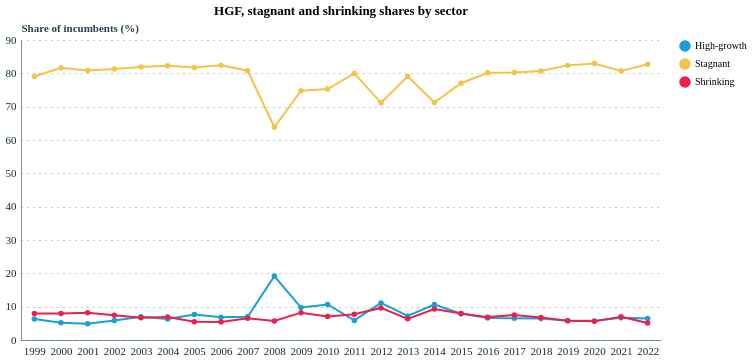

Here is the notebook cell this chart was saved with:
### Code cell
# HGF and stagnant shares over time (interactive)
sec_sel4 = alt.binding_select(options=SECTORS, name='Sector: ')
sec_par4 = alt.selection_point(fields=['category'], bind=sec_sel4, value=SECTORS[0])

gc_long = gc_s.melt(
    id_vars=['year', 'category'],
    value_vars=['hgf_sh', 'stag_sh', 'shrk_sh'],
    var_name='type', value_name='share'
)
gc_long['type'] = gc_long['type'].map({'hgf_sh': 'High-growth', 'stag_sh': 'Stagnant', 'shrk_sh': 'Shrinking'})

alt.Chart(gc_long).mark_line(point=True, strokeWidth=2).encode(
    x=alt.X('year:O', title=''),
    y=alt.Y('share:Q', title='Share of incumbents (%)'),
    color=alt.Color('type:N',
        scale=alt.Scale(domain=['High-growth', 'Stagnant', 'Shrinking'],
                        range=[pallete['nominal_1'], pallete['nominal_3'], pallete['nominal_2']]),
        legend=alt.Legend(title='')),
    tooltip=['year:O', 'type:N', alt.Tooltip('share:Q', format='.1f')]
).add_params(sec_par4).transform_filter(sec_par4
).properties(title='HGF, stagnant and shrinking shares by sector', width=640, height=300)

### Figure 1 — Vega-Lite specification as saved in the notebook (floating-point values rounded to 4 significant figures; data arrays with more than 128 entries replaced by an {"elided": "..."} marker saying what was removed)
{"config": {"font": "Circular Std", "mark": {"line": {"interpolate": "linear"}}, "view": {"stroke": "transparent", "width": 400, "height": 300}, "range": {"category": ["#179fdb", "#e6224b", "#f4c245", "#122b39", "#eb5c2e", "#36b7b4"], "diverging": ["#E6224B", "#E54753", "#C9C9C9", "#179FDB", "#122B39"], "heatmap": ["#C9C9C9", "#179FDB", "#0063AF", "#122B39"], "ordinal": ["#00A767", "#36B7B4", "#179FDB", "#0063AF", "#243B5A"]}, "axisX": {"labelColor": "#122b39", "tickColor": "#122b39", "domainColor": "#122b39", "domainOpacity": 0.5, "gridOpacity": 0, "labelFont": "Circular Std", "labelAngle": 0, "labelAlign": "center", "labelFontSize": 11, "labelPadding": 5, "tickCount": 10, "tickSize": 0, "title": ""}, "axisY": {"labelColor": "#122b39", "labelFont": "Circular Std", "tickColor": "#122b39", "domainColor": "#122b39", "gridColor": "#122b39", "gridDash": [1, 5], "gridOpacity": 0.5, "labelPadding": 5, "labelFontSize": 11, "domainOpacity": 0.5, "tickSize": 0, "title": null, "titleAlign": "left", "titleAngle": 0, "titleBaseline": "bottom", "titleColor": "#122b39", "titleOpacity": 0.9, "titleX": 0, "titleY": -7}}, "data": {"name": "data-0e263dd7f55e9a69790bffb92f41395c"}, "mark": {"type": "line", "point": true, "strokeWidth": 2}, "encoding": {"color": {"field": "type", "legend": {"title": ""}, "scale": {"domain": ["High-growth", "Stagnant", "Shrinking"], "range": ["#179fdb", "#f4c245", "#e6224b"]}, "type": "nominal"}, "tooltip": [{"field": "year", "type": "ordinal"}, {"field": "type", "type": "nominal"}, {"field": "share", "format": ".1f", "type": "quantitative"}], "x": {"field": "year", "title": "", "type": "ordinal"}, "y": {"field": "share", "title": "Share of incumbents (%)", "type": "quantitative"}}, "height": 300, "params": [{"name": "param_4", "select": {"type": "point", "fields": ["category"]}, "bind": {"input": "select", "options": ["Agriculture", "Business Support Services", "Construction", "Hospitality", "IT & Computer Services", "Manufacturing", "Other Information Services", "Other Primary Industries", "Other Services", "Professional Services", "Retail Trade", "Social care", "Transport & Logistics", "Utilities", "Wholesale Trade"], "name": "Sector: "}, "value": "Agriculture"}], "title": "HGF, stagnant and shrinking shares by sector", "transform": [{"filter": {"param": "param_4"}}], "width": 640, "$schema": "https://vega.github.io/schema/vega-lite/v5.20.1.json", "datasets": {"data-0e263dd7f55e9a69790bffb92f41395c": {"elided": "1080 records"}}}
